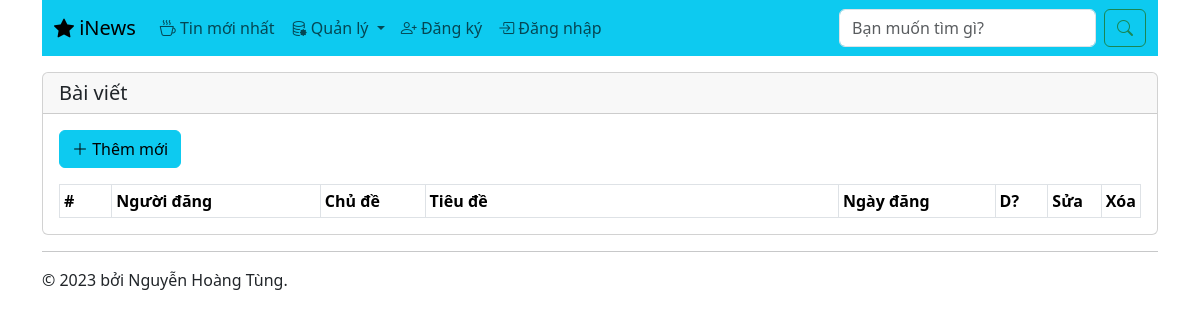
/baiviet.php, run on an earlier commit of the app's database.
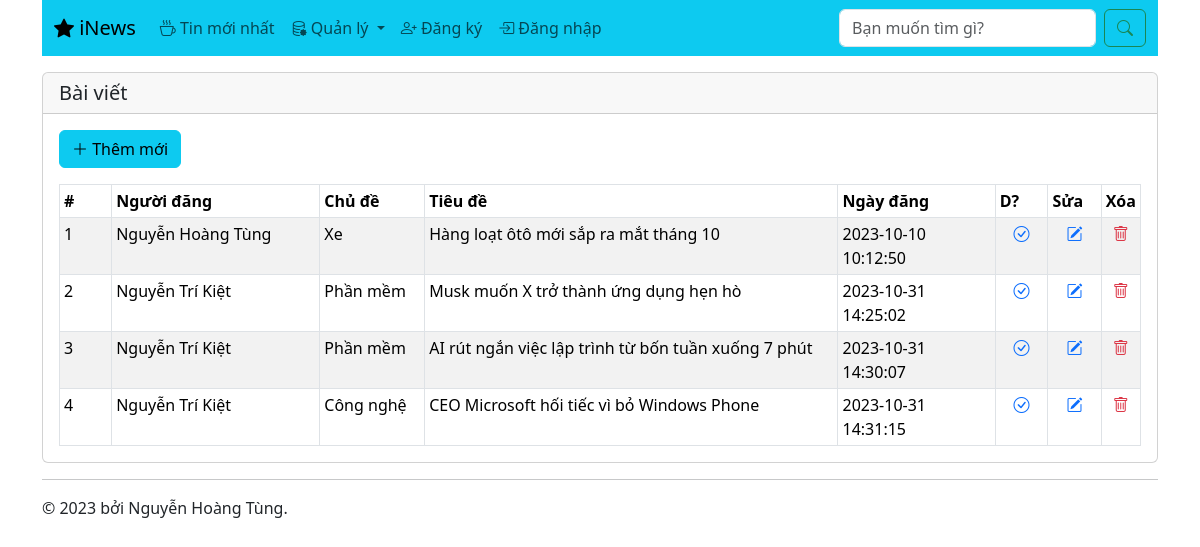
And on a later commit of the database.
### tables this page shows
CREATE TABLE IF NOT EXISTS `tbl_baiviet` (
  `ID` int NOT NULL AUTO_INCREMENT,
  `MaChuDe` int NOT NULL,
  `MaNguoiDung` int NOT NULL,
  `TieuDe` varchar(255) NOT NULL,
  `TomTat` text NOT NULL,
  `NoiDung` text NOT NULL,
  `NgayDang` datetime NOT NULL,
  `LuotXem` int NOT NULL,
  `KiemDuyet` tinyint(1) NOT NULL,
  PRIMARY KEY (`ID`),
  KEY `MaChuDe` (`MaChuDe`),
  KEY `MaNguoiDung` (`MaNguoiDung`)
);

CREATE TABLE IF NOT EXISTS `tbl_nguoidung` (
  `ID` int NOT NULL AUTO_INCREMENT,
  `HoVaTen` varchar(50) NOT NULL,
  `TenDangNhap` varchar(50) NOT NULL,
  `MatKhau` varchar(100) NOT NULL,
  `QuyenHan` tinyint(1) NOT NULL,
  `Khoa` tinyint(1) NOT NULL,
  PRIMARY KEY (`ID`)
);

CREATE TABLE IF NOT EXISTS `tbl_chude` (
  `ID` int NOT NULL AUTO_INCREMENT,
  `TenChuDe` varchar(100) NOT NULL,
  PRIMARY KEY (`ID`)
);

### baiviet.php (the view, shortened to what this page needs)
<?php
	require_once 'ketnoi.php';
?>
<!DOCTYPE html>
<html lang="en">
	<head>
		<link href="https://cdn.jsdelivr.net/npm/bootstrap@5.3.2/dist/css/bootstrap.min.css" rel="stylesheet" />
		<link rel="stylesheet" href="https://cdn.jsdelivr.net/npm/bootstrap-icons@1.11.1/font/bootstrap-icons.css" />
	</head>
	<body>
		<div class="container">
			<?php include_once 'navbar.php'; ?>
			<div class="card mt-3">
				<h5 class="card-header">Bài viết</h5>
				<div class="card-body">
					<p><a href="baiviet_them.php" class="btn btn-info"><i class="bi bi-plus-lg"></i> Thêm mới</a></p>
					<table class="table table-sm table-hover table-striped table-bordered mb-0">
						<thead>
							<tr>
								<th width="5%">#</th>
								<th width="20%">Người đăng</th>
								<th width="10%">Chủ đề</th>
								<th width="40%">Tiêu đề</th>
								<th width="15%">Ngày đăng</th>
								<th width="5%" title="Tình trạng kiểm duyệt">D?</th>
								<th width="5%">Sửa</th>
								<th width="5%">Xóa</th>
							</tr>
						</thead>
						<tbody>
							<?php
								$sql = 'SELECT b.*, c.TenChuDe, n.HoVaTen
										FROM tbl_baiviet b, tbl_chude c, tbl_nguoidung n
										WHERE b.MaChuDe = c.ID AND b.MaNguoiDung = n.ID';
								$cmd = $conn->prepare($sql);
								$cmd->execute();
								$result = $cmd->fetchAll();
								$stt = 1;
								foreach($result as $value)
								{
									echo '<tr>';
										echo '<td>' . $stt++ . '</td>';
										echo '<td>' . $value['HoVaTen'] . '</td>';
										echo '<td>' . $value['TenChuDe'] . '</td>';
										echo '<td>' . $value['TieuDe'] . '</td>';
										echo '<td>' . $value['NgayDang'] . '</td>';
										if($value['KiemDuyet'] == 1)
											echo '<td class="text-center"><a href="baiviet_duyet.php?id=' . $value['ID'] . '"><i class="bi bi-check-circle"></i></a></td>';
										else
											echo '<td class="text-center"><a href="baiviet_duyet.php?id=' . $value['ID'] . '"><i class="bi bi-x-circle text-danger"></i></a></td>';
										echo '<td class="text-center"><a href="baiviet_sua.php?id=' . $value['ID'] . '"><i class="bi bi-pencil-square"></i></a></td>';
										echo '<td class="text-center"><a href="baiviet_xoa.php?id=' . $value['ID'] . '" onclick="return confirm(\'Bạn muốn xóa bài viết ' . $value['TieuDe'] . ' không?\')"><i class="bi bi-trash text-danger"></i></a></td>';
									echo '</tr>';
								}
							?>
						</tbody>
					</table>
				</div>
			</div>
			<?php include_once 'footer.php'; ?>
		</div>
	</body>
</html>

### navbar.php (shortened to what this page needs)
<nav class="navbar navbar-expand-lg bg-info" data-bs-theme="light">
	<div class="container-fluid">
		<a class="navbar-brand" href="index.php"><i class="bi bi-star-fill"></i> iNews</a>
		<div class="collapse navbar-collapse" id="navbarSupportedContent">
			<ul class="navbar-nav me-auto mb-2 mb-lg-0">
				<li class="nav-item">
					<a class="nav-link" href="#"><i class="bi bi-cup-hot"></i> Tin mới nhất</a>
				</li>
				<li class="nav-item dropdown">
					<a class="nav-link dropdown-toggle" href="#" role="button" data-bs-toggle="dropdown" aria-expanded="false">
						<i class="bi bi-database-gear"></i> Quản lý
					</a>
				</li>
				<li class="nav-item">
					<a class="nav-link" href="dangky.php"><i class="bi bi-person-plus"></i> Đăng ký</a>
				</li>
				<li class="nav-item">
					<a class="nav-link" href="dangnhap.php"><i class="bi bi-box-arrow-in-right"></i> Đăng nhập</a>
				</li>
			</ul>
			<form class="d-flex" role="search">
				<input class="form-control me-2" type="search" placeholder="Bạn muốn tìm gì?" aria-label="Search" />
				<button class="btn btn-outline-success" type="submit"><i class="bi bi-search"></i></button>
			</form>
		</div>
	</div>
</nav>

### footer.php
<hr />
<footer>&copy; 2023 bởi Nguyễn Hoàng Tùng.</footer>

What changed in the data, as far as the page shows it:
added tbl_baiviet: MaNguoiDung.HoVaTen "Nguyễn Hoàng Tùng", MaChuDe.TenChuDe "Xe", TieuDe "Hàng loạt ôtô mới sắp ra mắt tháng 10", NgayDang "2023-10-10 10:12:50"
added tbl_baiviet: MaNguoiDung.HoVaTen "Nguyễn Trí Kiệt", MaChuDe.TenChuDe "Phần mềm", TieuDe "Musk muốn X trở thành ứng dụng hẹn hò", NgayDang "2023-10-31 14:25:02"
added tbl_baiviet: MaNguoiDung.HoVaTen "Nguyễn Trí Kiệt", MaChuDe.TenChuDe "Phần mềm", TieuDe "AI rút ngắn việc lập trình từ bốn tuần xuống 7 phút", NgayDang "2023-10-31 14:30:07"
added tbl_baiviet: MaNguoiDung.HoVaTen "Nguyễn Trí Kiệt", MaChuDe.TenChuDe "Công nghệ", TieuDe "CEO Microsoft hối tiếc vì bỏ Windows Phone", NgayDang "2023-10-31 14:31:15"
